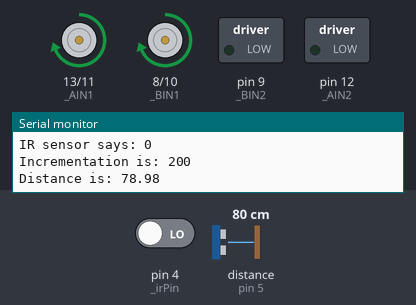
The sketch below on a simulated Arduino Uno, built with avr-gcc and run on an emulated ATmega328P. Parts: direction and speed pins drawn as motors (green arrow = direction pin HIGH = forward, orange = LOW = backward, longer = more drive), switched loads named in the sketch (green lamp = pin HIGH), the last lines printed to the serial monitor. Wiring (inferred from the names in the program): ultrasonic range finder: trigger pin 6; echo pin 5. Inputs (shaded band) come from the test bench; at power-on: distance to the obstacle (sensor on pin 5) 80 cm, pin 4 (_irPin) LOW. The echo pulse lasts 58.3 µs per cm; pins used as bus, display or sensor lines are not drawn.

Above: at 1.28 s.
1.3 s: distance to the obstacle (sensor on pin 5) set to 2 cm
At 2.69 s:
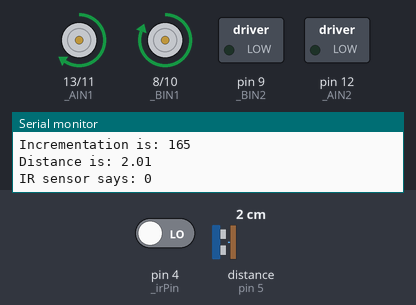
4.3 s: distance to the obstacle (sensor on pin 5) set to 18 cm
At 4.87 s:
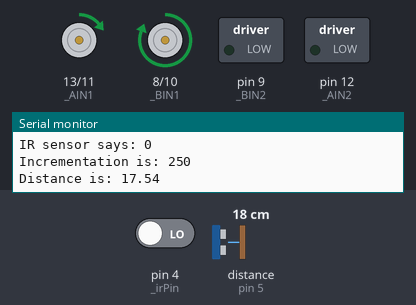
Timing chart, 0 to 16.3 s (numbered marks = the images above; inputs shaded):
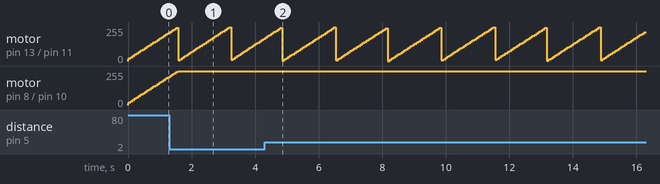

Measured:
- by itself, motor on pin 13 (_AIN1) / pin 11 (_PWMA): ramps from stopped to forward 254/255 and jumps back, once every 1.7 s

The sketch:

SensorTest.ino
```cpp
#include "Arduino.h"

const int ultrasonicDelayMs = 0;
unsigned long long lastUpdated = 0;
float cachedDistance = 1000.0f;

// left motor
const int _AIN1 = 13;
const int _AIN2 = 12;
const int _PWMA = 11;

// right motor
const int _BIN1 = 8;
const int _BIN2 = 9;
const int _PWMB = 10;

// ultrasonic sensor
const int _trigPin = 6;
const int _echoPin = 5;

// IR sensors
const int _irPin = 4;


// For motor speed incrementation
int incrementation = 0;

void setup() {

  Serial.begin(9600);
  while(!Serial) { /* wait until Serial connection is available */ }

  // ultrasonic distance sensor
  pinMode(_trigPin, OUTPUT);
  pinMode(_echoPin, INPUT);

  // IR edge detector
  pinMode(_irPin, INPUT);

  // motors
  pinMode(_AIN1, OUTPUT);
  pinMode(_AIN2, OUTPUT);
  pinMode(_BIN1, OUTPUT);
  pinMode(_BIN2, OUTPUT);
  pinMode(_PWMA, OUTPUT);
  pinMode(_PWMB, OUTPUT);


}

void loop()
{
  incrementation+=10;
  Serial.print("Incrementation is: ");
  Serial.println(incrementation%255);
  testMotors(incrementation);
  testSensors();
}

void testMotors(int velocity)
{
  spinLeft(velocity);
  spinRight(velocity);
}

void testSensors()
{
  Serial.print("Distance is: ");
  Serial.println(getDistance(_trigPin, _echoPin));

  Serial.print("IR sensor says: ");
  Serial.println(digitalRead(_irPin));
}

void spinLeft(int velocity)
{
  digitalWrite(_AIN1, HIGH);
  digitalWrite(_AIN2, LOW);
  analogWrite(_PWMA, velocity);
}

void spinRight(int velocity)
{
  digitalWrite(_BIN1, HIGH);
  digitalWrite(_BIN2, LOW);
  analogWrite(_PWMB, velocity);
}

float getDistance(int trigPin, int echoPin)
{
  // don't try to update more quickly than the delay... in the meantime, return a cached value.
  if(millis() - lastUpdated < ultrasonicDelayMs)
    return cachedDistance;

  float echoTime;
  digitalWrite(trigPin, HIGH);
  delayMicroseconds(10);
  digitalWrite(trigPin, LOW);

  echoTime = pulseIn(echoPin, HIGH);
  cachedDistance = (echoTime * .034)/2;

  lastUpdated = millis();
  return cachedDistance;
}
```
